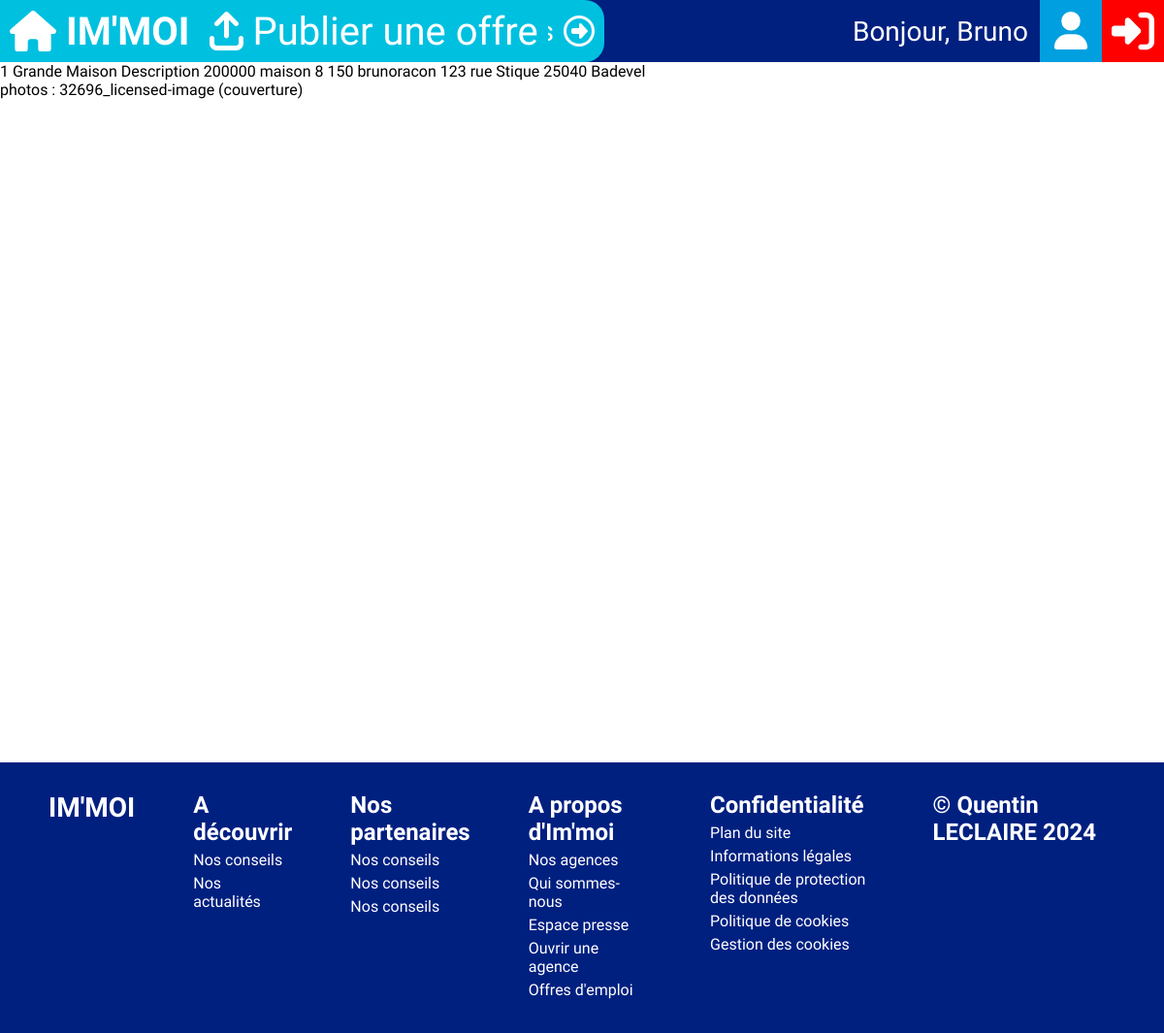
Page /offres/1 (signed in) on the committed database.
### tables this page shows
CREATE TABLE bien(
idBien int(11) NOT NULL,
nom varchar(32) NOT NULL,
description text,
prixLocation float,
prixVente float,
categorie varchar(20),
nbPieces int,
nbEtages int,
surface int NOT NULL,
numAppart int,
idUtilisateur int(11) NOT NULL,
idAdresse int(11) NOT NULL
);

CREATE TABLE utilisateur(
idUtilisateur int(11) NOT NULL,
username varchar(32) NOT NULL,
password varchar(64) NOT NULL,
nom varchar(40),
prenom varchar(40),
telephone varchar(20),
email varchar(80) NOT NULL,
idAdresse int(11),
estAgent boolean,
agence int(11)
);

CREATE TABLE adresse (
idAdresse int(11) NOT NULL,
nomVoie text NOT NULL,
zipcode varchar(10) NOT NULL,
localite varchar(45) NOT NULL
);

CREATE TABLE photo (
idPhoto int(11) NOT NULL,
nom varchar(128) NOT NULL,
couverture boolean,
idBien int(11) NOT NULL
);

### Models/managers/BienManager.php (called while the page is built, shortened)
<?php
require_once "Models/data/Bien.class.php";
require_once "Models/Model.class.php";
class BienManager extends BDConnexion{
    private $bienlist;
    public function ajoutBien($bien){
        $this->bienlist[] = $bien;
    }
    public function chargementBienlist(){
        $req = $this->getBDD()->prepare('SELECT * FROM bien');
        $req->execute();
        $listeBien = $req->fetchAll(PDO::FETCH_ASSOC);
    }
    public function getBienById($id)
    {
        for ($i = 0; $i < count($this->bienlist); $i++) {
            if ($this->bienlist[$i]->getId() == $id) {
                return $this->bienlist[$i];
            }
        }
    }
}

### Models/Model.class.php (called while the page is built, shortened)
<?php
abstract class BDConnexion{
    private static $pdo;
    private static function setBDD(){
        self::$pdo = new PDO('mysql:host=localhost;dbname=immoi;port=3308;charset=utf8', 'root', '');
        self::$pdo->setAttribute(PDO::ATTR_ERRMODE, PDO::ERRMODE_WARNING);
    }
    protected function getBDD(){
        return self::$pdo;
    }
}

### Models/data/Bien.class.php (called while the page is built, shortened)
<?php
class Bien{
    public function getId()                 {return $this->idBien;}
    public function getNom()                {return $this->nom;}
    public function getDescription()        {return $this->description;}
    public function getPrixVente()          {return $this->prixVente;}
    public function getCategorie()          {return $this->categorie;}
    public function getNbPieces()           {return $this->nbPieces;}
    public function getSurface()            {return $this->surface;}
    public function getUtilisateur()        {return $this->idUtilisateur;}
    public function getAdresse()            {return $this->idAdresse;}
}

### Controller/utilisateurController.php (called while the page is built, shortened)
<?php
class UtilisateurController{
    private $utilisateurManager;
    public function __construct() {
        require_once "Models/managers/UtilisateurManager.php";
        $this->utilisateurManager = new UtilisateurManager;
        $this->utilisateurManager->chargementUserlist();
    }
    public function getUtilisateursList(){
        return $this->utilisateurManager->getUserlist();
    }
}

### Models/managers/UtilisateurManager.php (called while the page is built, shortened)
<?php
require_once "Models/data/Utilisateur.class.php";
require_once "Models/Model.class.php";
class UtilisateurManager extends BDConnexion
{
    private $userlist = [];
    public function ajoutUtilisateur($utilisateur)
    {
        $this->userlist[] = $utilisateur;
    }
    public function getUserlist()
    {
        return $this->userlist;
    }
    public function chargementUserlist()
    {
        $req = $this->getBDD()->prepare('SELECT * FROM utilisateur');
        $req->execute();
        $listeUtilisateur = $req->fetchAll(PDO::FETCH_ASSOC);
        foreach ($listeUtilisateur as $value) {
            $user = new Utilisateur($value['idUtilisateur'], $value['username'], $value['password'], $value['nom'], $value['prenom'], $value['telephone'], $value['email'], $value['idAdresse'], $value['estAgent'], $value['agence']);
        }
    }
}

### Models/data/Utilisateur.class.php (called while the page is built, shortened)
<?php
class Utilisateur{
    public function getUsername()         {return $this->username;}
}

### Controller/adresseController.php (called while the page is built, shortened)
<?php
class AdresseController{
    private $adresseManager;
    public function __construct() {
        require_once "Models/managers/AdresseManager.php";
        $this->adresseManager = new AdresseManager;
        $this->adresseManager->chargementAdresselist();
    }
    public function getAdresselist(){
        return $this->adresseManager->getAdresselist();
    }
}

### Models/managers/AdresseManager.php (called while the page is built, shortened)
<?php
require_once "Models/data/Adresse.class.php";
require_once "Models/Model.class.php";
class AdresseManager extends BDConnexion
{
    private $adresselist;
    public function ajoutAdresse($adresse)
    {
        $this->adresselist[] = $adresse;
    }
    public function getAdresselist()
    {
        return $this->adresselist;
    }
    public function chargementAdresselist()
    {
        $req = $this->getBDD()->prepare('SELECT * FROM adresse');
        $req->execute();
        $listeAdresse = $req->fetchAll(PDO::FETCH_ASSOC);
        foreach ($listeAdresse as $value) {
            $adresse = new Adresse($value['idAdresse'], $value['nomVoie'], $value['zipcode'], $value['localite']);
        }
    }
}

### Models/data/Adresse.class.php (called while the page is built, shortened)
<?php
class Adresse{
    public function getNomVoie()         {return $this->nomVoie;}
    public function getZipcode()         {return $this->zipcode;}
    public function getLocalite()        {return $this->localite;}
}

### Controller/PhotoController.php (called while the page is built, shortened)
<?php
class PhotoController{
    private $photoManager;
    public function __construct() {
        require_once "Models/managers/PhotoManager.php";
        $this->photoManager = new PhotoManager;
        $this->photoManager->chargementPhotolist();
    }
    public function getPhotosByBien($id)
    {
        return $this->photoManager->getPhotosFromBien($id);
    }
}

### Models/managers/PhotoManager.php (called while the page is built, shortened)
<?php
require_once "Models/data/Photo.class.php";
require_once "Models/Model.class.php";
class PhotoManager extends BDConnexion{
    private $photolist;
    public function ajoutPhoto($photo){
        $this->photolist[] = $photo;
    }
    public function chargementPhotolist(){
        $req = $this->getBDD()->prepare('SELECT * FROM photo');
        $req->execute();
        $listePhoto = $req->fetchAll(PDO::FETCH_ASSOC);
        foreach($listePhoto as $value){
            $photo = new Photo($value['idPhoto'], $value['nom'], $value['idBien'], $value['couverture']);
        }
    }
    public function getPhotosFromBien($id){
        $listePhotos = [];
        if (isset($this->photolist)) {
            for ($i = 0; $i < count($this->photolist); $i++) {
                if ($this->photolist[$i]->getBien() == $id) {
                    $listePhotos[] = $this->photolist[$i];
                }
            }
        }
        return $listePhotos;
    }
}

### Models/data/Photo.class.php (called while the page is built, shortened)
<?php
class Photo{
    public function getNom()             {return $this->nom;}
    public function getBien()            {return $this->idBien;}
    public function getCouverture()      {return $this->couverture;}
}

### Views/BD/bien.view.php (the view, shortened to what this page needs)
<?php ob_start();
require_once "Controller/utilisateurController.php";
$utilisateurController = new UtilisateurController;
$DBuser = $utilisateurController->getUtilisateursList();
require_once "Controller/adresseController.php";
$adresseController = new AdresseController;
$DBadresse = $adresseController->getAdresseList();
require_once "Controller/photoController.php";
$photoController = new PhotoController;
?>
<section class="content">
    <td><?= $bien->getId(); ?></td>
    <td><?= $bien->getNom(); ?></td>
    <td><?= $bien->getDescription() ?></td>
    <td><?= $bien->getPrixVente() ?></td>
    <td><?= $bien->getCategorie() ?></td>
    <td><?= $bien->getNbPieces() ?></td>
    <td><?= $bien->getSurface() ?></td>
    <td><?= $DBuser[$bien->getUtilisateur() - 1]->getUsername(); ?></td>
    <td><?= $DBadresse[$bien->getAdresse() - 1]->getNomVoie() . " " . $DBadresse[$bien->getAdresse() - 1]->getZipcode() . " " . $DBadresse[$bien->getAdresse() - 1]->getLocalite(); ?></td>
    <div>photos :
        <?php $listephotos = $photoController->getPhotosByBien($bien->getId());
        foreach ($listephotos as $photo) {
            echo $photo->getNom();
            if ($photo->getCouverture()) {
                echo " (couverture)";
            }
            echo "<br>";
        } ?>
    </div>
</section>
<?php
require "Views/template.php";

### public/css/style.css (style rules this page uses)
:root { --main-blue: #0050B0; --light-blue: #00A0E0; --lighter-blue: #00C0E0; --lightest-blue: #50D0FF; --dark-blue: #002080; --darker-blue: #001050; }
* { padding: 0; margin: 0; box-sizing: border-box; font-family: 'Gabarito', sans-serif; }
body { min-height: 100vh; position: relative; }
.content { position: relative; margin-top: 64px; min-height: calc(100vh - 78px); height: fit-content; width: 100%; display: flex; flex-direction: column; }

### rows in the picture
bien: idBien "1", nom "Grande Maison", description "Description", prixVente "200000", categorie "maison", nbPieces "8", surface "150", idUtilisateur.username "brunoracon", idAdresse.nomVoie "123 rue Stique", idAdresse.zipcode "25040", idAdresse.localite "Badevel"
photo: nom "32696_licensed-image", couverture "(couverture)"

### other values in the picture
$bonjour "Bruno"
